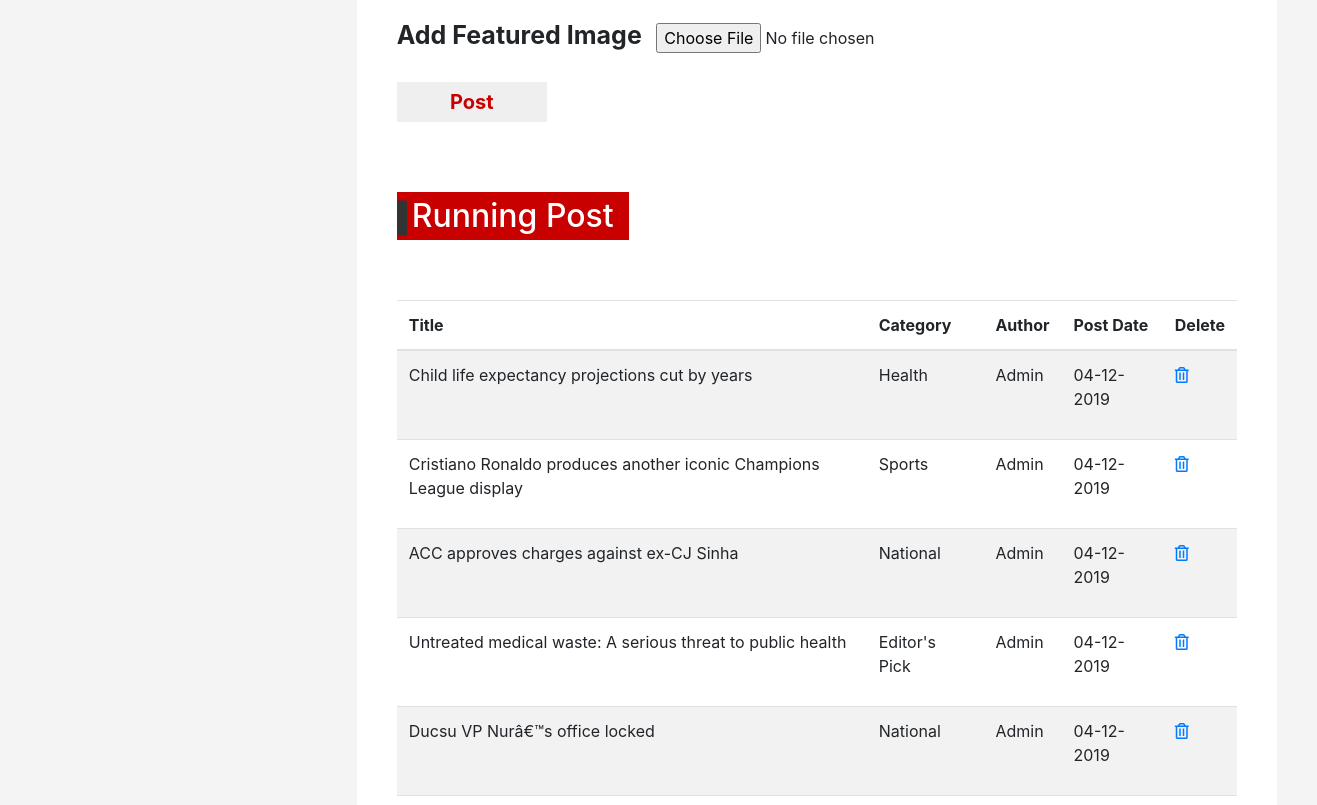
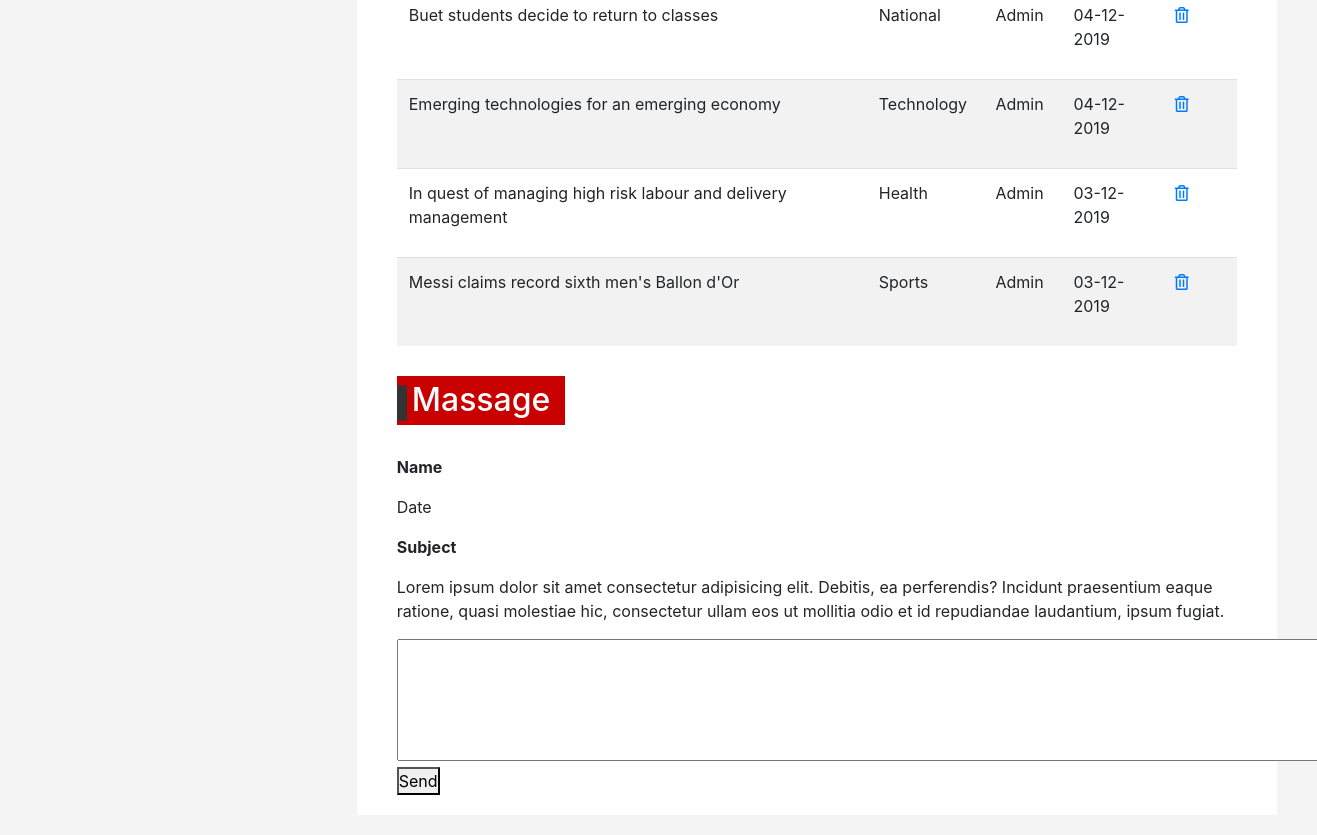
/admin.php (signed in, lower part), run on an earlier commit of the app's database (2 pictures, top to bottom).
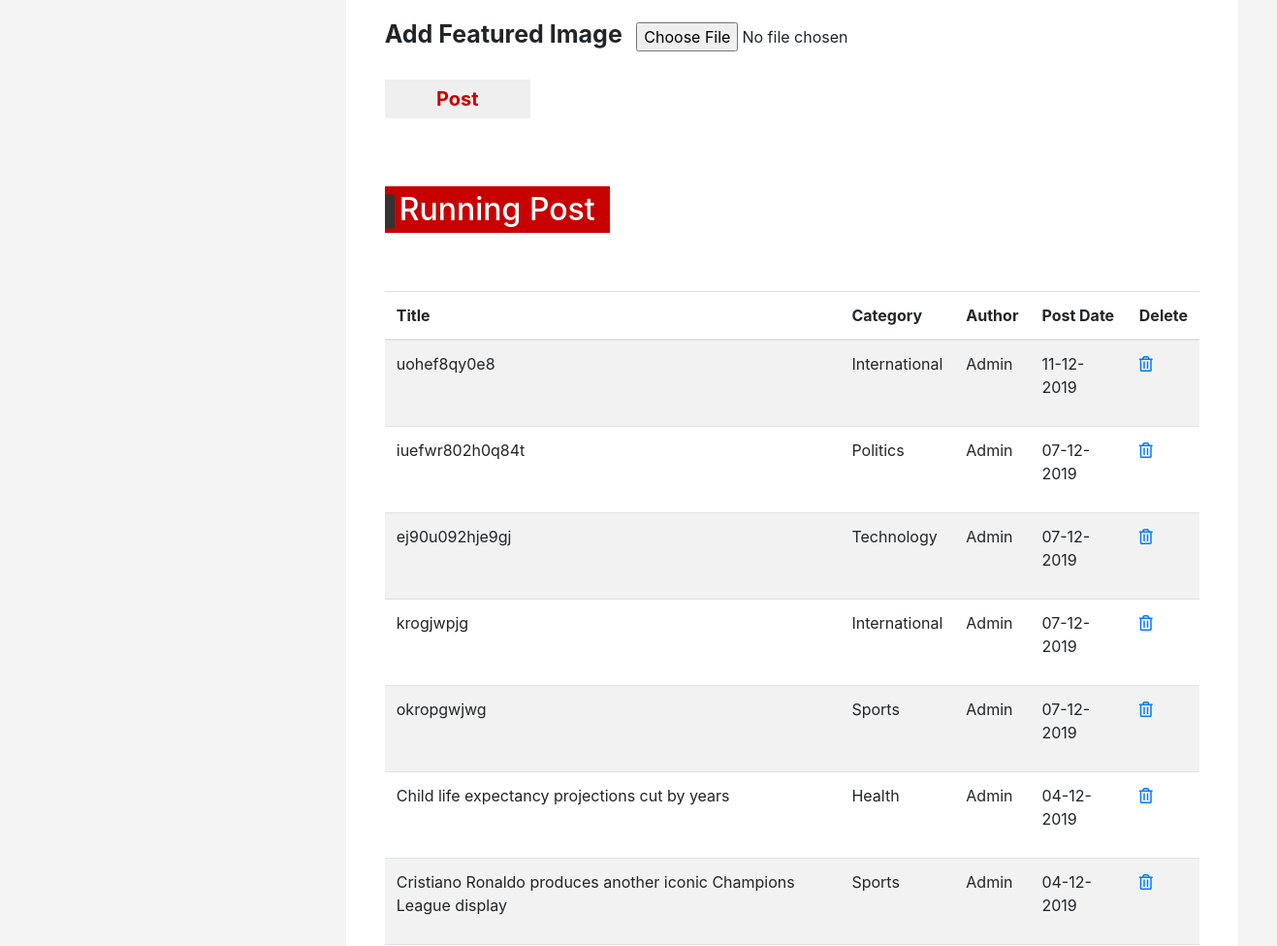
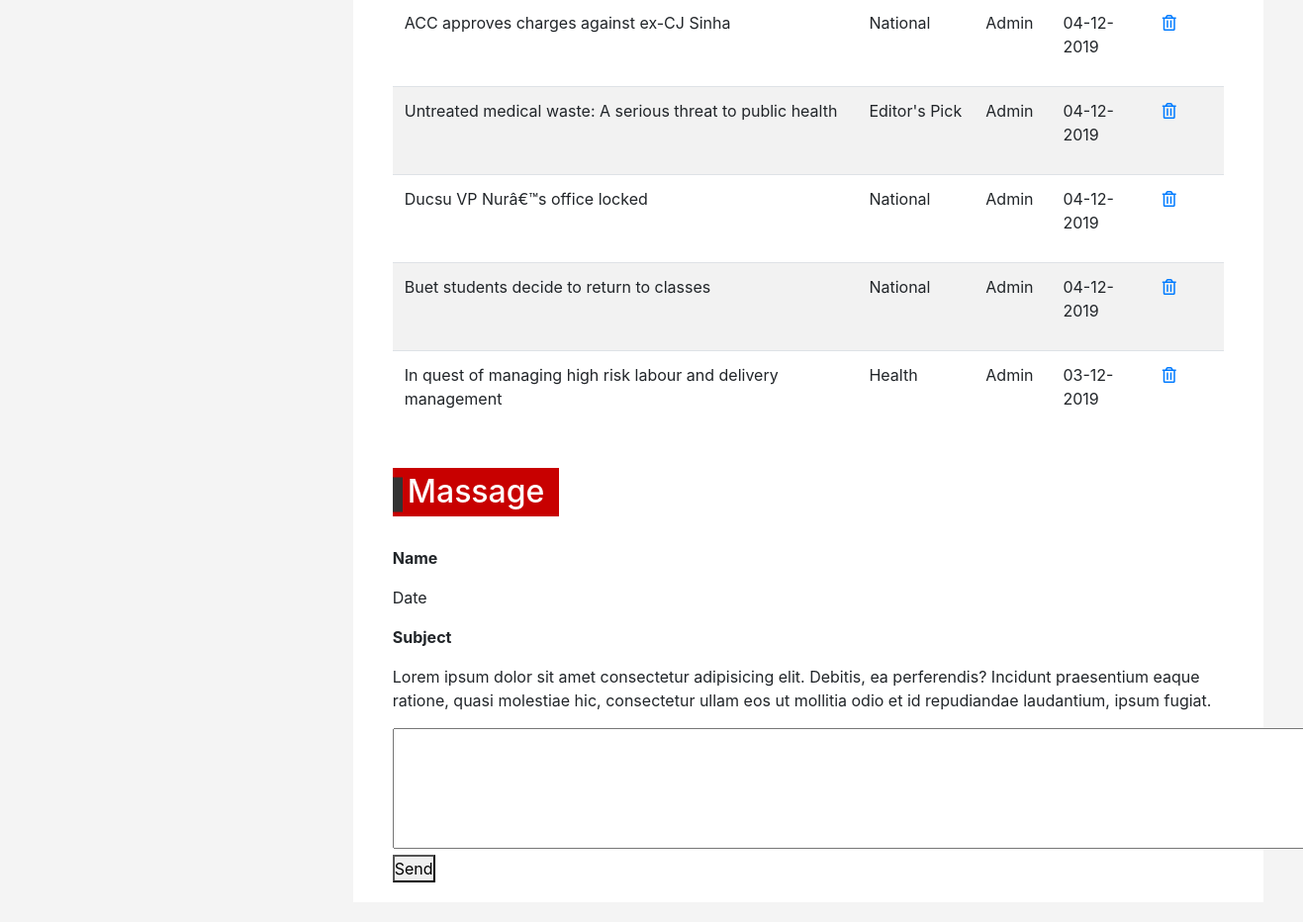
And on a later commit of the database (2 pictures, top to bottom).
### tables this page shows
CREATE TABLE `post` (
  `Post_ID` int(11) NOT NULL,
  `Title` varchar(100) NOT NULL,
  `User_ID` int(11) NOT NULL,
  `Cat_ID` int(11) NOT NULL,
  `Description` text NOT NULL,
  `Image` varchar(50) NOT NULL,
  `DateTime` varchar(14) NOT NULL
);

CREATE TABLE `category` (
  `Cat_ID` int(11) NOT NULL,
  `Name` varchar(15) NOT NULL,
  `View` varchar(5) NOT NULL
);

CREATE TABLE `user` (
  `ID` int(11) NOT NULL,
  `Username` varchar(20) NOT NULL,
  `Email` varchar(50) NOT NULL,
  `Password` varchar(30) NOT NULL,
  `UserType` varchar(10) NOT NULL
);

### admin.php (the view, shortened to what this page needs)
<?php
include 'zzz-dbConnect.php';
?>
<!DOCTYPE html>
<html lang="en">
<head>
    <link rel="stylesheet" href="https://use.fontawesome.com/releases/v5.0.12/css/all.css">
    <link rel="stylesheet" href="https://stackpath.bootstrapcdn.com/bootstrap/4.3.1/css/bootstrap.min.css">
    <link rel="stylesheet" href="style.css">
    <link rel="stylesheet" href="CSS/responsive.css">
    <link rel="stylesheet" href="CSS/owl.carousel.min.css">
    <link rel="stylesheet" href="CSS/animate.min.css">
</head>
<body>
    <div class="admin-page-area">
        <div class="row">
            <div class="col-md-3">
            </div>
            <div class="col-md-9">
                <div class="admin-area-right">
                    <div class="row grid">
                        <div class="col-md-12 grid-item newpost">
                            <div class="add-post">
                                <form method="post" enctype="multipart/form-data">
                                    <div class="add-catagory">
                                    </div>
                                    <div class="add-picture">
                                        <label for="add-picture"><b>Add Featured Image</b></label>
                                        <input type="file" name="file" id="add-picture">
                                    </div>
                                    <div class="post-btn">
                                        <button type="submit" name="post">Post</button>
                                    </div>
                                </form>
                            </div>
                        </div>
                        <div class="col-md-12 grid-item runningpost" id="runningPost">
                            <div class="manage-runing-post">
                                <div class="admin-section-title">
                                    <h2>Running Post</h2>
                                </div>
                                <table class="table table-striped">
                                    <thead>
                                        <tr>
                                            <th scope="col">Title</th>
                                            <th scope="col">Category</th>
                                            <th scope="col">Author</th>
                                            <th scope="col">Post Date</th>
                                            <th scope="col">Delete</th>
                                        </tr>
                                    </thead>
                                    <tbody>
                                        <?php
                                        $sql = 'select * from Post, user, category where post.User_ID=user.ID and post.Cat_ID=category.Cat_ID ORDER by Post_ID DESC';
                                        $run = mysqli_query($link, $sql);
                                        while ($row = mysqli_fetch_assoc($run)) {
                                            $who = '';
                                            if ($row['UserType'] == "Admin") $who = 'Admin';
                                            else $who = $row['Username'];
                                            ?>
                                            <tr>
                                                <td>
                                                    <p><?php echo $row['Title'] ?></p>
                                                </td>
                                                <td>
                                                    <P><?php echo $row['Name'] ?></P>
                                                </td>
                                                <td>
                                                    <p><?php echo $who; ?></p>
                                                </td>
                                                <td>
                                                    <p><?php echo $row['DateTime'] ?></p>
                                                </td>
                                                <td><a href="deleteByAdmin.php?pid=<?php echo $row['Post_ID'] ?>"><i class="far fa-trash-alt"></i></a></td>
                                            </tr>
                                        <?php } ?>
                                    </tbody>
                                </table>
                            </div>
                        </div>
                        <div class="col-md-12 grid-item postrequest">
                            <div class="massage-from-user">
                                <div class="admin-section-title">
                                    <h2>Massage</h2>
                                </div>
                                <div class="all-massage">
                                    <div class="msg-user-id">
                                        <p><b>Name</b></p>
                                        <p>Date</p>
                                    </div>
                                    <div class="msg-subject">
                                        <p><b>Subject</b></p>
                                    </div>
                                    <div class="massage">
                                        <p>Lorem ipsum dolor sit amet consectetur adipisicing elit. Debitis, ea perferendis? Incidunt praesentium eaque ratione, quasi molestiae hic, consectetur ullam eos ut mollitia odio et id repudiandae laudantium, ipsum fugiat.</p>
                                    </div>
                                    <div class="msg-reply">
                                         <textarea name="reply" id="" cols="90" rows="5"></textarea>
                                    </div>
                                    <button type="submit" name="send">Send</button>
                                </div>
                            </div>
                        </div>
                    </div>
                </div>
            </div>
        </div>
    </div>
</body>
</html>

### style.css (style rules this page uses)
* { margin: 0; padding: 0; }
body { background-color: #f4f4f4; font-family: -apple-system,BlinkMacSystemFont,"Segoe UI",Roboto,"Helvetica Neue",Arial,sans-serif,"Apple Color Emoji","Segoe UI Emoji","Segoe UI Symbol"; }
.admin-page-area { padding: 20px 40px; }
.admin-area-right { background-color: #fff; padding: 20px 40px; }
.admin-section-title h2 { position: relative; margin-bottom: 30px; background-color: #C80000; display: inline-block; color: #fff; padding: 5px 15px; }
.admin-section-title h2::before { content: ''; width: 10px; height: 35px; background-color: #333333; position: absolute; left: 0; top: 54%; transform: translateY(-50%); margin-right: 20px; }
.add-catagory { margin-top: 20px; margin-top: 20px; }
.add-picture { margin-top: 10px; }
.add-picture label { font-size: 25px; margin-right: 10px; }
.add-picture input { height: 30px; width: 300px; }
.post-btn { margin: 20px 0; }
.post-btn button { border: none; height: 40px; width: 150px; color: #C80000; font-size: 20px; font-weight: 700; transition: .5s; }
.manage-runing-post { margin-top: 50px; margin-bottom: 30px; }
.manage-runing-post table { margin-top: 30px; }

What changed in the data, as far as the page shows it:
removed post: Title "Emerging technologies for an emerging economy", Cat_ID.Name "Technology", User_ID.UserType "Admin", DateTime "04-12-2019"
removed post: Title "Messi claims record sixth men's Ballon d'Or", Cat_ID.Name "Sports", User_ID.UserType "Admin", DateTime "03-12-2019"
added post: Title "uohef8qy0e8", Cat_ID.Name "International", User_ID.UserType "Admin", DateTime "11-12-2019"
added post: Title "iuefwr802h0q84t", Cat_ID.Name "Politics", User_ID.UserType "Admin", DateTime "07-12-2019"
added post: Title "ej90u092hje9gj", Cat_ID.Name "Technology", User_ID.UserType "Admin", DateTime "07-12-2019"
added post: Title "krogjwpjg", Cat_ID.Name "International", User_ID.UserType "Admin", DateTime "07-12-2019"
added post: Title "okropgwjwg", Cat_ID.Name "Sports", User_ID.UserType "Admin", DateTime "07-12-2019"
